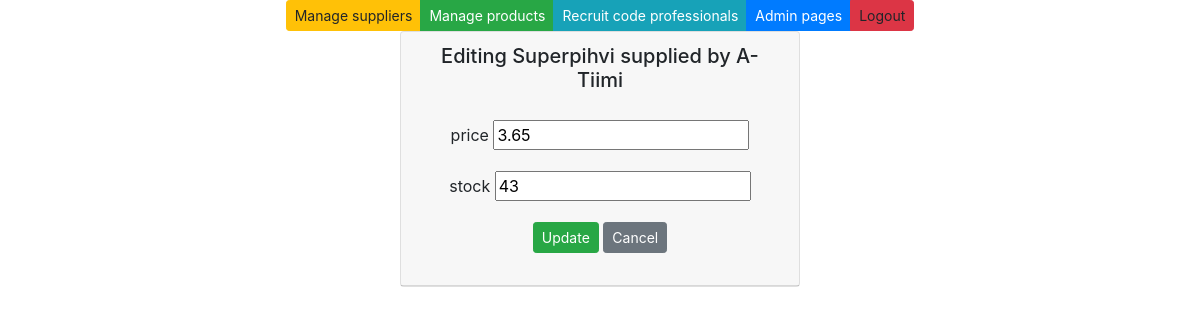
The app's page /edit-product-get/2/ with its own data.
### app/models.py (models this page shows, shortened)
class Product(models.Model):
    productname = models.CharField(max_length = 20, default = "laku")
    packagesize = models.CharField(max_length = 20, default = 3)
    unitprice = models.DecimalField(max_digits=8, decimal_places=2, default=1.00)
    unitsinstock = models.IntegerField(default = 3)
    supplier = models.ForeignKey(Supplier, on_delete=models.CASCADE)

class Supplier(models.Model):
    companyname = models.CharField(max_length = 50, default="firma")
    contactname = models.CharField(max_length = 50, default="firma")
    address = models.CharField(max_length = 100, default="firma")
    phone = models.CharField(max_length = 20, default="firma")
    email = models.CharField(max_length = 50, default="firma")
    country = models.CharField(max_length = 50, default="firma")

### app/views.py (the view)
# urls.py: path('edit-product-get/<int:id>/', edit_product_get),
def edit_product_get(request, id):
        product = Product.objects.get(id = id)
        context = {'product': product}
        return render (request,"edit_product.html",context)

### app/templates/edit_product.html (shortened to what this page needs)
{% extends 'index.html' %}
{% block content %}
<div class="card" style="width: 25rem;">
    <div class="card-header">
        <h5>Editing {{product.productname}} supplied by {{product.supplier.companyname}}</h5>
        <div class="card-body">
            <form method="post" action="/edit-product-post/{{product.id}}/">
                <div class="form-group">
                    <label>price</label>
                    <input type="number" step=".01" name="unitprice" value={{product.unitprice}}>
                </div>
                <div class="form-group">
                    <label>stock</label>
                    <input type="number" name="unitsinstock" value={{product.unitsinstock}}>
                </div>
                <input type="submit" value="Update" class="btn btn-success btn-sm">
                <input type="button" onclick="window.location.href='/products'" id="hide-btn"
                    class="btn btn-secondary btn-sm" value="Cancel">
            </form>
        </div>
    </div>
</div>
{% endblock %}

### records on screen
Product: productname "Superpihvi", supplier.companyname "A-Tiimi", unitprice "3.65", unitsinstock "43"
